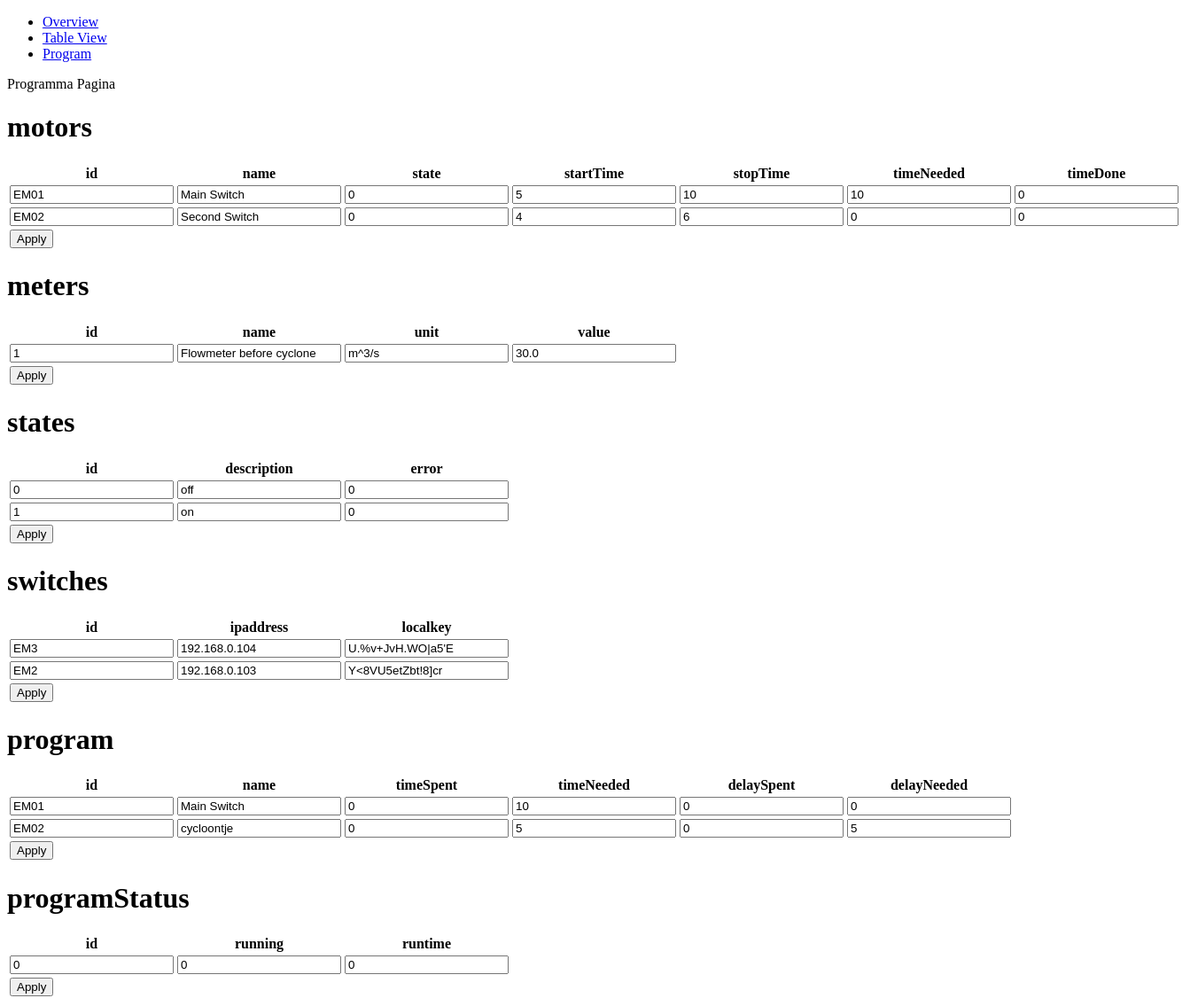
Page /program on the earlier database version.
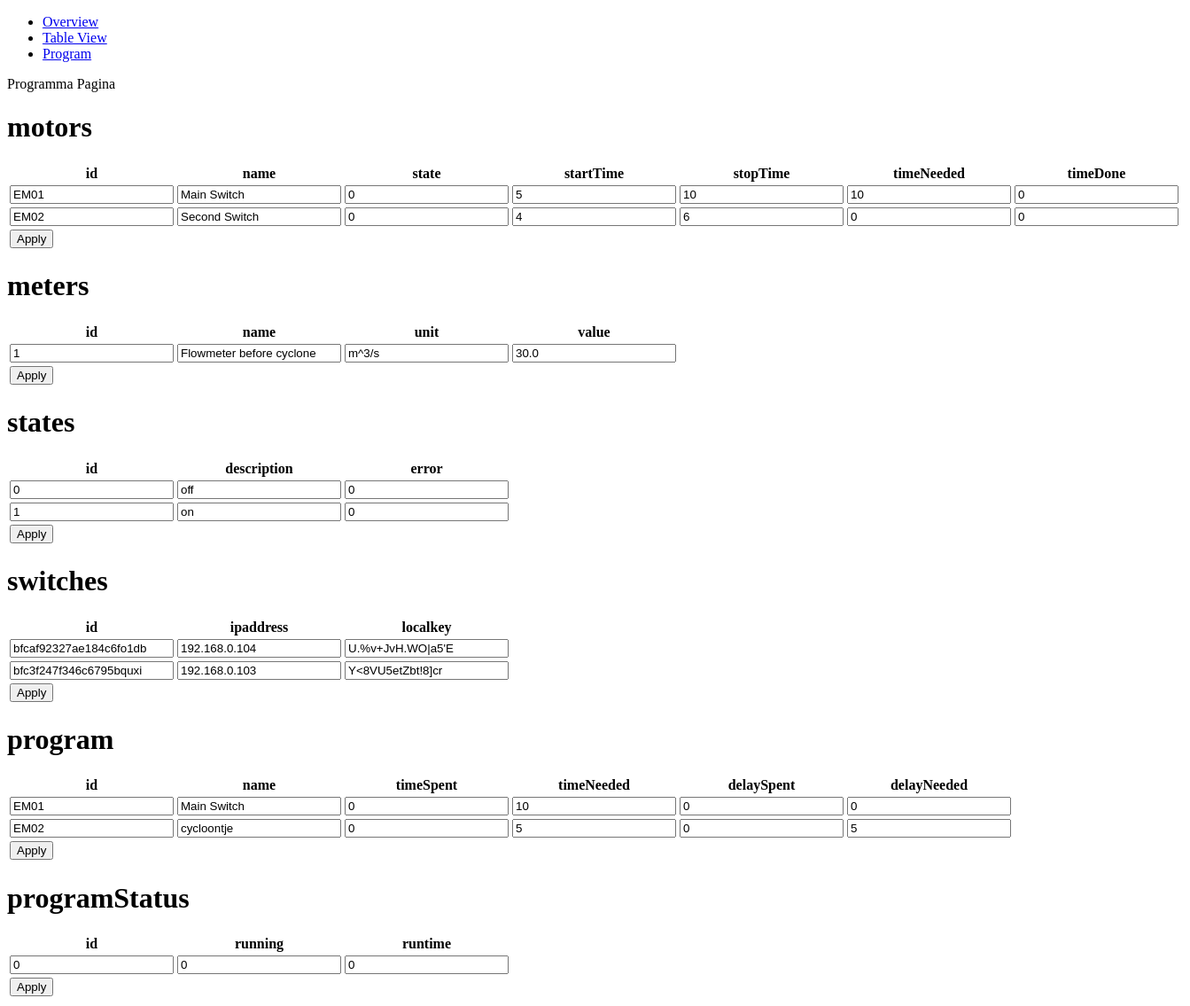
Same page on the later database version.
### tables this page shows
CREATE TABLE motors (id text primary key, name text, state int, startTime datetime, stopTime datetime, timeNeeded int, timeDone int);

CREATE TABLE meters (id text primary key, name text, unit text, value double);

CREATE TABLE states (id int primary key, description text, error int);

CREATE TABLE switches (id text primary key, ipaddress text, localkey text);

CREATE TABLE program (id text primary key, name text, timeSpent int, timeNeeded int, delaySpent int, delayNeeded int);

### server/server.py (the view)
@app.route("/program")
def program():
    tables = []
    for tableName in tableNames:
        tables.append(sF.getTable(tableName))
    return render_template('program.html',tables=tables,tableNames=tableNames)

### server/serverFunctions/getTable.py (called while the page is built)
def getTable(table):
    db = sqlite3.connect('../data/machine.db',timeout=5)
    cs = db.execute('SELECT * FROM ' + table)
    ns = [description[0] for description in cs.description]
    result = []
    for ci in cs:
        result.append(dict(zip(ns,ci)))
    db.close()
    return result

### server/templates/program.html
{% extends "layout.html" %}
{% block main %}
	<div>
		Programma Pagina
	</div>
	{% for table in tables %}
	<div>
		<h1>{{ tableNames[loop.index-1] }}</h1>
		<form action="/program/{{ tableNames[loop.index-1] }}" method="POST">
                <table>
                        <thead>
                                <tr>
                                        {% for key, value in table[0].items() %}
                                                <th>{{key}}</th>
                                        {% endfor %}
                                </tr>
                        </thead>
                        <tbody>
                               	{% for item in table %}
                                       	<tr>
                                               	{% for key, value in item.items() %}
							<td><input name="{{item.id|string + key}}" value="{{value}}" /></th>
                                               	{% endfor %}
                                       	</tr>
                                {% endfor %}
				<tr><td><input type="submit" value="Apply"/></td></tr>
                        </tbody>
                </table>
		</form>
        </div>
	{% endfor %}
{% endblock %}

Differences in the rows shown:
removed switches: key "id", key "ipaddress", key "localkey", id "EM3", ipaddress "192.168.0.104", localkey "U.%v+JvH.WO|a5'E"
removed switches: id "EM2", ipaddress "192.168.0.103", localkey "Y<8VU5etZbt!8]cr"
added switches: key "id", key "ipaddress", key "localkey", id "bfcaf92327ae184c6fo1db", ipaddress "192.168.0.104", localkey "U.%v+JvH.WO|a5'E"
added switches: id "bfc3f247f346c6795bquxi", ipaddress "192.168.0.103", localkey "Y<8VU5etZbt!8]cr"
